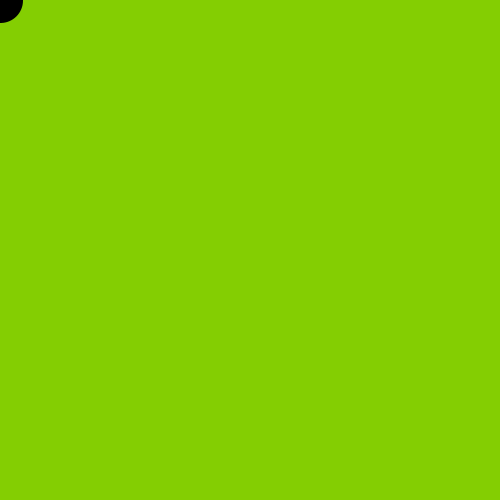
Frame 1 (no input)
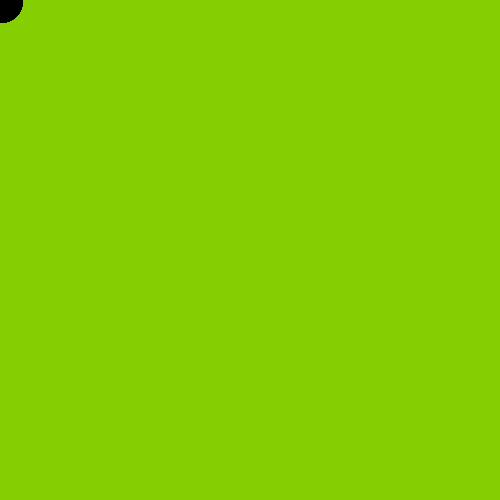
Frame 60 (the mouse pressed at the canvas centre just before this capture)
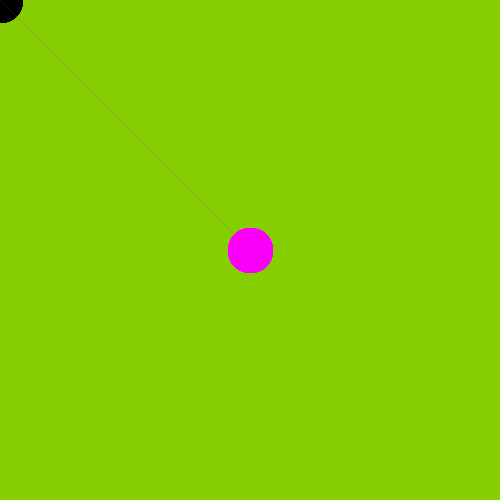
Frame 120 (the mouse held since frame 60 and released just before this capture)

The Processing sketch that drew these frames (run headless with seeded random() and noise(); from frame 60 on, the mouse is pressed at the canvas centre):

// Processing sketch: processing_11370
// ── processing_11370.pde

//programa simple de dibujo
//click en mouse para dibujar una recta
//aprieta cualquier tecla para borrar
void setup(){
size(500,500);
smooth();
background(132,206,2);
frameRate(1000);
}
void draw(){
stroke(mouseX, 0 , mouseY); //puedo hacer esto mejor?
float distance = dist(pmouseX, pmouseY, mouseX, mouseY);
float maxStroke = 50;
strokeWeight(maxStroke - constrain(distance, 5, maxStroke));
line(pmouseX, pmouseY, mouseX, mouseY);
}

void keyPressed(){
//presiona tecla para borrar el Background
background(0,30,255);
}
void mouseClicked(){
//dibuja un rectangulo donde el mouse fue clickeado
rectMode(CENTER);
fill(mouseY,255,mouseX);
noStroke();
rect(mouseX, mouseY, 60, 60);
}
